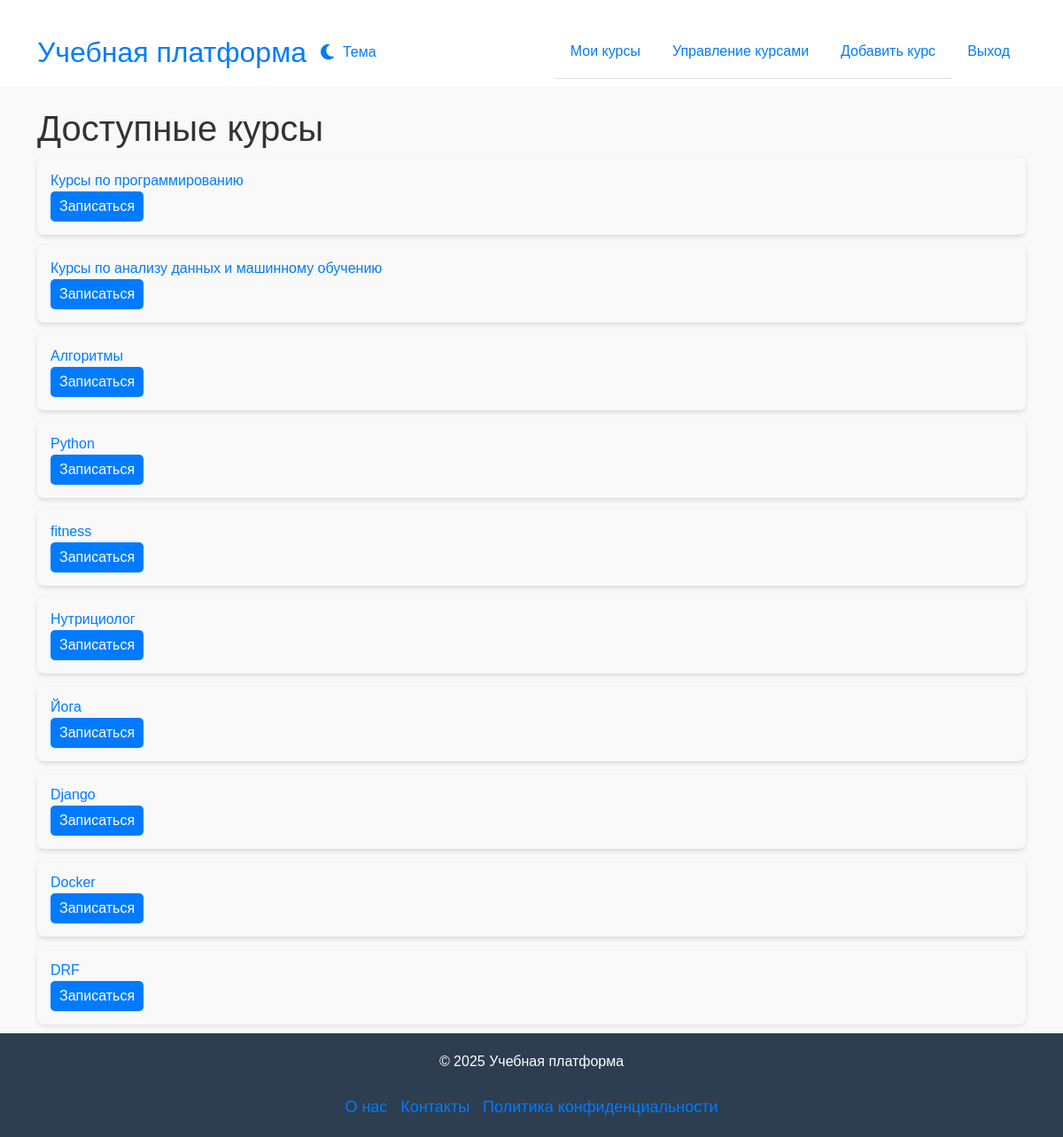
/courses/available/ (signed in), run on the app's committed database.
### online_courses/models.py (models this page shows, shortened)
class Course(models.Model):
    title = models.CharField(max_length=255)
    description = models.TextField(null=True, blank=True)
    teacher = models.ForeignKey(User, on_delete=models.SET_NULL, null=True, limit_choices_to={'role': 'teacher'}, related_name='courses_taught')
    students = models.ManyToManyField(User, related_name='enrolled_courses', blank=True, limit_choices_to={'role': 'student'})

### online_courses/views.py (the view)
# urls.py: path('courses/available/', available_courses, name='available_courses'),
@login_required
def available_courses(request):
    enrolled_courses = request.user.enrolled_courses.all() if request.user.role == 'student' else []
    available_courses = Course.objects.exclude(id__in=enrolled_courses)
    return render(request, 'available_courses.html', {'available_courses': available_courses})

### online_courses/templates/available_courses.html (shortened to what this page needs)
{% extends 'base.html' %}
{% block content %}
<h1>Доступные курсы</h1>
<ul class="list-group">
    {% for course in available_courses %}
        <li class="course-card">
            <a href="{% url 'online_courses:course_detail' course.id %}" class="text-decoration-none">{{ course.title }}</a>
            <form method="post" action="{% url 'online_courses:enroll_course' course.id %}" class="d-inline">
                <button type="submit" class="btn btn-sm btn-primary">Записаться</button>
            </form>
        </li>
    {% empty %}
        <p>Нет доступных курсов для записи.</p>
    {% endfor %}
</ul>
{% endblock %}

### online_courses/static/css/style.css (style rules this page uses)
:root { --primary-color: #007bff; --secondary-color: #0056b3; --navbar-background: #ffffff; --navbar-text-color: #007bff; --text-color: #333; --background-color: #f9f9f9; --border-color: #ddd; --footer-background-color: #2c3e50; --footer-text-color: white; --footer-link-color: #f1c40f; }
*, *::before, *::after { box-sizing: border-box; }
html, body { background-color: var(--background-color) !important; color: var(--text-color); min-height: 100vh; }
body { font-family: Arial, sans-serif; min-height: 100vh; display: flex; flex-direction: column; transition: background-color 0.4s ease, color 0.4s ease; }
h1, h2 { color: var(--text-color); }
.btn-primary { display: flex; align-items: center; justify-content: center; gap: 8px; background-color: var(--primary-color); border: none; color: #fff; padding: 10px 15px; border-radius: 5px; font-size: 16px; cursor: pointer; transition: all 0.3s ease-in-out; }
a { color: var(--primary-color); text-decoration: none; transition: color 0.3s ease-in-out; }
ul { list-style-type: none; padding: 0; }
ul li { padding: 10px; border-bottom: 1px solid var(--border-color); }
ul li:last-child { border-bottom: none; }
ul li a { display: inline-block; width: 100%; text-decoration: none; color: var(--primary-color); }
.course-card { background: var(--background-color); padding: 15px; border-radius: 8px; box-shadow: 0 2px 5px rgba(0, 0, 0, 0.1); margin-bottom: 10px; transition: transform 0.2s ease, box-shadow 0.3s ease; cursor: pointer; }
.btn { display: inline-block; padding: 5px 10px; background: #007bff; color: white; text-decoration: none; border-radius: 5px; }

### data on the page
Course: title "Курсы по программированию"
Course: title "Курсы по анализу данных и машинному обучению"
Course: title "Алгоритмы"
Course: title "Python"
Course: title "fitness"
Course: title "Нутрициолог"
Course: title "Йога"
Course: title "Django"
Course: title "Docker"
Course: title "DRF"
